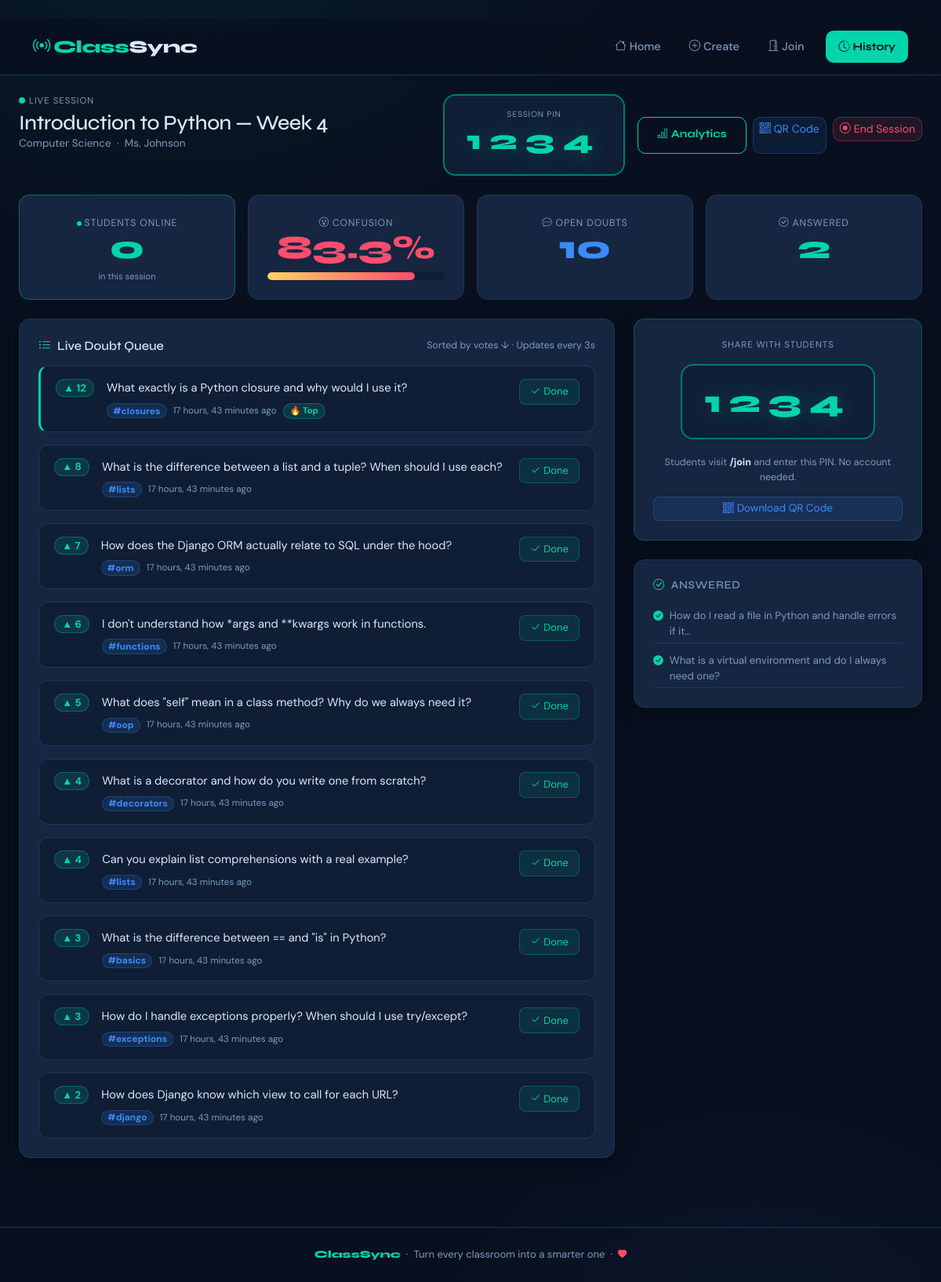
/session/1234/teacher/, run on the app's committed database.
### classsync/models.py (models this page shows, shortened)
class Session(models.Model):
    title        = models.CharField(max_length=200)
    subject      = models.CharField(max_length=100)
    pin          = models.CharField(max_length=4, unique=True, default=generate_pin)
    teacher_name = models.CharField(max_length=100)
    is_active    = models.BooleanField(default=True)
    created_at   = models.DateTimeField(auto_now_add=True)
    class Meta:
        ordering = ['-created_at']
    def confusion_score(self):
        total = self.doubts.count()
        if not total:
            return 0
        unanswered = self.doubts.filter(is_answered=False).count()
        return round((unanswered / total) * 100, 1)
    def answered_count(self):
        return self.doubts.filter(is_answered=True).count()
    def open_count(self):
        return self.doubts.filter(is_answered=False).count()
    def online_count(self):
        cutoff = timezone.now() - timezone.timedelta(seconds=90)
        return self.presences.filter(last_seen__gte=cutoff).count()

class Doubt(models.Model):
    session      = models.ForeignKey(Session, on_delete=models.CASCADE, related_name='doubts')
    text         = models.TextField(max_length=500)
    topic_tag    = models.CharField(max_length=80, blank=True, default='')
    votes        = models.IntegerField(default=0)
    is_answered  = models.BooleanField(default=False)
    submitted_at = models.DateTimeField(auto_now_add=True)
    class Meta:
        ordering = ['-votes', '-submitted_at']

### classsync/views.py (the view)
# urls.py: path('session/<str:pin>/teacher/',    views.teacher_dashboard, name='teacher_dashboard'),
def teacher_dashboard(request, pin):
    session  = get_object_or_404(Session, pin=pin)
    doubts   = session.doubts.filter(is_answered=False)
    answered = session.doubts.filter(is_answered=True)
    return render(request, 'classsync/teacher_dashboard.html', {
        'session': session, 'doubts': doubts, 'answered': answered,
    })

### classsync/templates/classsync/teacher_dashboard.html (shortened to what this page needs)
﻿{% extends 'classsync/base.html' %}
{% block content %}
<div class="container-fluid px-3 px-md-4 py-4">
  <div class="d-flex flex-wrap align-items-start justify-content-between gap-3 mb-4 fade-in-up">
    <div>
      <div style="font-size:0.72rem; color:var(--cs-muted); text-transform:uppercase; letter-spacing:0.08em; margin-bottom:0.25rem;">
        <span class="live-dot"></span>Live Session
      </div>
      <h2 class="mb-0" style="font-size:1.65rem; letter-spacing:-0.5px;">{{ session.title }}</h2>
      <div style="font-size:0.85rem; color:var(--cs-muted);">{{ session.subject }} &nbsp;·&nbsp; {{ session.teacher_name }}</div>
    </div>
    <div class="d-flex align-items-center gap-3 flex-wrap">
      <div class="pin-box text-center">
        <div style="font-size:0.65rem; color:var(--cs-muted); text-transform:uppercase; letter-spacing:0.08em;">Session PIN</div>
        <div class="pin-display" style="font-size:2.2rem; letter-spacing:0.3em;">{{ session.pin }}</div>
      </div>
      <div class="d-flex gap-2 flex-wrap">
        <a href="{% url 'session_analytics' session.pin %}" class="btn-outline-teal btn btn-sm">
          <i class="bi bi-bar-chart me-1"></i>Analytics
        </a>
        <a href="{% url 'session_qr' session.pin %}" target="_blank" class="btn btn-sm"
           style="background:rgba(59,139,255,0.1); color:var(--cs-blue); border:1px solid rgba(59,139,255,0.25); border-radius:10px;">
          <i class="bi bi-qr-code me-1"></i>QR Code
        </a>
        <form method="POST" action="{% url 'end_session' session.pin %}" class="d-inline">
          <button type="submit" class="btn btn-sm"
                  style="background:rgba(255,77,109,0.1); color:var(--cs-red); border:1px solid rgba(255,77,109,0.3); border-radius:10px;">
            <i class="bi bi-stop-circle me-1"></i>End Session
          </button>
        </form>
      </div>
    </div>
  </div>
  <div class="row g-3 mb-4 fade-in-up stagger-1">
    <div class="col-6 col-md-3">
      <div class="stat-card" style="border-color:rgba(0,212,170,0.35);">
        <div class="stat-label"><span class="live-dot" style="width:6px;height:6px;margin-right:4px;"></span>Students Online</div>
        <div class="stat-number" id="onlineCount" style="color:var(--cs-teal);">{{ session.online_count }}</div>
        <div style="font-size:0.7rem; color:var(--cs-muted); margin-top:0.3rem;">in this session</div>
      </div>
    </div>
    <div class="col-6 col-md-3">
      <div class="stat-card">
        <div class="stat-label"><i class="bi bi-emoji-dizzy me-1"></i>Confusion</div>
        <div class="stat-number" id="confusionScore"
             style="color:{% if session.confusion_score > 60 %}var(--cs-red){% elif session.confusion_score > 35 %}var(--cs-yellow){% else %}var(--cs-teal){% endif %};">
          {{ session.confusion_score }}%
        </div>
        <div class="confusion-bar mt-2">
          <div class="progress">
            <div class="progress-bar" id="confusionBar" role="progressbar"
                 style="width:{{ session.confusion_score }}%;
                        background:{% if session.confusion_score > 60 %}linear-gradient(90deg,var(--cs-yellow),var(--cs-red)){% else %}var(--cs-teal){% endif %};">
            </div>
          </div>
        </div>
      </div>
    </div>
    <div class="col-6 col-md-3">
      <div class="stat-card">
        <div class="stat-label"><i class="bi bi-chat-dots me-1"></i>Open Doubts</div>
        <div class="stat-number" id="openDoubts" style="color:var(--cs-blue);">{{ session.open_count }}</div>
      </div>
    </div>
    <div class="col-6 col-md-3">
      <div class="stat-card">
        <div class="stat-label"><i class="bi bi-check-circle me-1"></i>Answered</div>
        <div class="stat-number" id="answeredCount" style="color:var(--cs-teal);">{{ session.answered_count }}</div>
      </div>
    </div>
  </div>
  <div class="row g-4">
    <div class="col-lg-8 fade-in-up stagger-2">
      <div class="cs-card p-4">
        <div class="d-flex align-items-center justify-content-between mb-3">
          <h5 class="mb-0" style="font-size:1rem;">
            <i class="bi bi-list-ul me-2" style="color:var(--cs-teal);"></i>Live Doubt Queue
          </h5>
          <span style="font-size:0.78rem; color:var(--cs-muted);">Sorted by votes ↓ · Updates every 3s</span>
        </div>
        <div id="doubtQueue" class="d-flex flex-column gap-3">
          {% for doubt in doubts %}
          <div class="doubt-card {% if forloop.first %}top-doubt{% endif %}" id="doubt-{{ doubt.id }}">
            <div class="d-flex align-items-start gap-3">
              <div class="flex-shrink-0">
                <div class="badge-vote badge" id="dvote-{{ doubt.id }}">▲ {{ doubt.votes }}</div>
              </div>
              <div class="flex-grow-1">
                <div style="font-size:0.92rem; line-height:1.55;">{{ doubt.text }}</div>
                <div class="d-flex align-items-center gap-2 mt-2 flex-wrap">
                  {% if doubt.topic_tag %}<span class="badge-topic badge">#{{ doubt.topic_tag }}</span>{% endif %}
                  <span style="font-size:0.73rem; color:var(--cs-muted);">{{ doubt.submitted_at|timesince }} ago</span>
                  {% if forloop.first %}<span class="badge-vote badge" style="font-size:0.7rem;">🔥 Top</span>{% endif %}
                </div>
              </div>
              <div class="flex-shrink-0">
                <button onclick="markAnswered({{ doubt.id }})"
                        style="background:rgba(0,212,170,0.1); color:var(--cs-teal);
                               border:1px solid rgba(0,212,170,0.25); border-radius:8px;
                               padding:0.35rem 0.8rem; font-size:0.82rem; cursor:pointer; white-space:nowrap;">
                  <i class="bi bi-check2 me-1"></i>Done
                </button>
              </div>
            </div>
          </div>
          {% empty %}
          <div class="text-center py-5" id="emptyQueue">
            <div style="font-size:2.5rem; margin-bottom:0.75rem;">💬</div>
            <p style="color:var(--cs-muted);">No doubts yet — students are joining...</p>
          </div>
          {% endfor %}
        </div>
      </div>
    </div>
    <div class="col-lg-4">
      <div class="cs-card p-4 text-center mb-4 fade-in-up stagger-2" style="border-color:rgba(0,212,170,0.25);">
        <div style="font-size:0.72rem; color:var(--cs-muted); text-transform:uppercase; letter-spacing:0.08em; margin-bottom:0.5rem;">Share with students</div>
        <div class="pin-box d-inline-block my-2">
          <div class="pin-display" style="font-size:2.5rem;">{{ session.pin }}</div>
        </div>
        <p style="font-size:0.78rem; color:var(--cs-muted); margin:0.75rem 0 0;">
          Students visit <strong style="color:var(--cs-text);">/join</strong> and enter this PIN. No account needed.
        </p>
        <a href="{% url 'session_qr' session.pin %}" target="_blank" class="btn btn-sm mt-3 w-100"
           style="background:rgba(59,139,255,0.1); color:var(--cs-blue); border:1px solid rgba(59,139,255,0.25); border-radius:8px; font-size:0.85rem;">
          <i class="bi bi-qr-code me-1"></i>Download QR Code
        </a>
      </div>
      <div class="cs-card p-4 fade-in-up stagger-3">
        <h6 class="mb-3" style="color:var(--cs-muted); font-size:0.88rem; text-transform:uppercase; letter-spacing:0.05em;">
          <i class="bi bi-check-circle me-2" style="color:var(--cs-teal);"></i>Answered
        </h6>
        <div id="answeredList" class="d-flex flex-column gap-2">
          {% for doubt in answered %}
          <div class="d-flex align-items-start gap-2 py-1" style="border-bottom:1px solid var(--cs-border);">
            <i class="bi bi-check-circle-fill mt-1 flex-shrink-0" style="color:var(--cs-teal); font-size:0.8rem;"></i>
            <span style="font-size:0.83rem; color:var(--cs-muted);">{{ doubt.text|truncatechars:55 }}</span>
          </div>
          {% empty %}
          <p style="font-size:0.85rem; color:var(--cs-muted); margin:0;">No answered doubts yet.</p>
          {% endfor %}
        </div>
      </div>
    </div>
  </div>
</div>
{% endblock %}

### classsync/templates/classsync/base.html (style rules this page uses)
:root { --cs-navy: #08101f; --cs-surface: #0f1e35; --cs-card: #162640; --cs-border: #1e3657; --cs-teal: #00d4aa; --cs-teal-dim: #00a882; --cs-blue: #3b8bff; --cs-red: #ff4d6d; --cs-yellow: #ffd166; --cs-text: #dce8f8; --cs-muted: #7a9bbf; --cs-font-head: 'Syne', sans-serif; --cs-font-body: 'DM Sans', sans-serif; --cs-radius: 14px; --cs-shadow: 0 4px 24px rgba(0,0,0,0.4); }
*, *::before, *::after { box-sizing: border-box; }
html { scroll-behavior: smooth; }
body { background: var(--cs-navy); color: var(--cs-text); font-family: var(--cs-font-body); font-weight: 400; min-height: 100vh; background-image: radial-gradient(ellipse 80% 50% at 20% -10%, rgba(0,212,170,0.07) 0%, transparent 60%), radial-gradient(ellipse 60% 40% at 80% 110%, rgba(59,139,255,0.06) 0%, transparent 60%); }
h1, h2, h3, h4, h5, h6, .font-head { font-family: var(--cs-font-head); }
.live-dot { display: inline-block; width: 8px; height: 8px; background: var(--cs-teal); border-radius: 50%; margin-right: 5px; animation: pulse-dot 1.6s infinite; }
.cs-card { background: var(--cs-card); border: 1px solid var(--cs-border); border-radius: var(--cs-radius); box-shadow: var(--cs-shadow); }
.btn-outline-teal { border: 1.5px solid var(--cs-teal); color: var(--cs-teal); font-family: var(--cs-font-head); font-weight: 700; border-radius: 10px; padding: 0.65rem 1.5rem; background: transparent; transition: background 0.2s, transform 0.15s; cursor: pointer; text-decoration: none; display: inline-block; }
.badge-vote { background: rgba(0,212,170,0.14); color: var(--cs-teal); border: 1px solid rgba(0,212,170,0.3); font-size: 0.82rem; font-weight: 700; padding: 0.3em 0.7em; border-radius: 20px; white-space: nowrap; }
.badge-topic { background: rgba(59,139,255,0.14); color: var(--cs-blue); border: 1px solid rgba(59,139,255,0.25); font-size: 0.75rem; padding: 0.22em 0.6em; border-radius: 20px; }
.confusion-bar .progress { background: var(--cs-surface); border-radius: 20px; height: 10px; }
.confusion-bar .progress-bar { border-radius: 20px; transition: width 0.8s ease, background 0.5s; }
.doubt-card { background: var(--cs-surface); border: 1px solid var(--cs-border); border-radius: 12px; padding: 1rem 1.2rem; transition: border-color 0.2s, transform 0.18s; }
.doubt-card.top-doubt { border-left: 3px solid var(--cs-teal); }
.pin-display { font-family: var(--cs-font-head); font-size: 3.2rem; font-weight: 800; letter-spacing: 0.25em; color: var(--cs-teal); text-shadow: 0 0 30px rgba(0,212,170,0.3); }
.pin-box { background: var(--cs-surface); border: 2px solid rgba(0,212,170,0.5); border-radius: 16px; padding: 1rem 1.75rem; display: inline-block; }
.stat-card { background: var(--cs-card); border: 1px solid var(--cs-border); border-radius: var(--cs-radius); padding: 1.25rem 1.5rem; text-align: center; height: 100%; }
.stat-number { font-family: var(--cs-font-head); font-size: 2.6rem; font-weight: 800; line-height: 1.1; }
.stat-label { font-size: 0.77rem; color: var(--cs-muted); text-transform: uppercase; letter-spacing: 0.07em; margin-top: 0.35rem; }
.fade-in-up { animation: fadeInUp 0.55s ease both; }
.stagger-1 { animation-delay: 0.08s; }
.stagger-2 { animation-delay: 0.16s; }
.stagger-3 { animation-delay: 0.24s; }

### data on the page
Session: title "Introduction to Python — Week 4", subject "Computer Science", teacher_name "Ms. Johnson", pin "1234", online_count "0", confusion_score "83.3", open_count "10", answered_count "2"
Doubt: votes "12", text "What exactly is a Python closure and why would I use it?", topic_tag "closures", submitted_at "17 hours, 43 minutes", shows "🔥 Top"
Doubt: votes "8", text "What is the difference between a list and a tuple? When should I use each?", topic_tag "lists", submitted_at "17 hours, 43 minutes"
Doubt: votes "7", text "How does the Django ORM actually relate to SQL under the hood?", topic_tag "orm", submitted_at "17 hours, 43 minutes"
Doubt: votes "6", text "I don't understand how *args and **kwargs work in functions.", topic_tag "functions", submitted_at "17 hours, 43 minutes"
Doubt: votes "5", text "What does \"self\" mean in a class method? Why do we always need it?", topic_tag "oop", submitted_at "17 hours, 43 minutes"
Doubt: votes "4", text "What is a decorator and how do you write one from scratch?", topic_tag "decorators", submitted_at "17 hours, 43 minutes"
Doubt: votes "4", text "Can you explain list comprehensions with a real example?", topic_tag "lists", submitted_at "17 hours, 43 minutes"
Doubt: votes "3", text "What is the difference between == and \"is\" in Python?", topic_tag "basics", submitted_at "17 hours, 43 minutes"
Doubt: votes "3", text "How do I handle exceptions properly? When should I use try/except?", topic_tag "exceptions", submitted_at "17 hours, 43 minutes"
Doubt: votes "2", text "How does Django know which view to call for each URL?", topic_tag "django", submitted_at "17 hours, 43 minutes"
Doubt: text "How do I read a file in Python and handle errors if it…"
Doubt: text "What is a virtual environment and do I always need one?"
